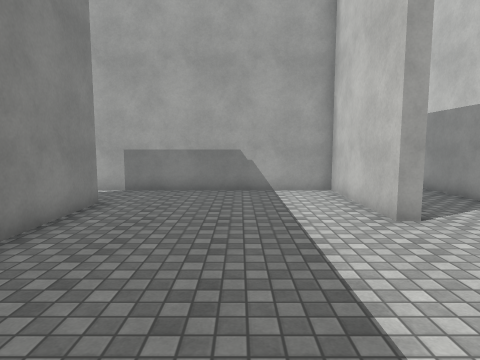
[1] (above)

24 first-person views from a walk through a Unity game level. The camera is 1.5 m above the floor, tilts 6° down and sees 75° across. The floor is counted in squares, 1 m on a side. Each view is taken from the middle of a square. On the plan, view 1 faces up. The plan holds only what a view shows up to about 15 squares ahead; the rest is blank. The place goes on beyond the plan. Surface patterns are stand-ins for the level's own textures.

[2]
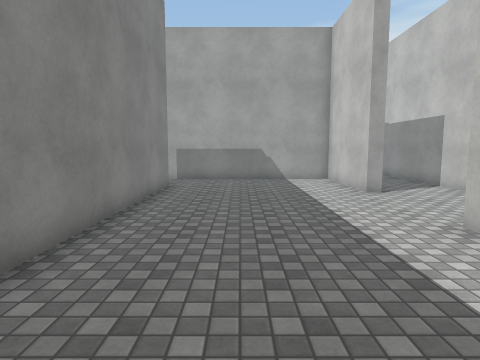

[3]
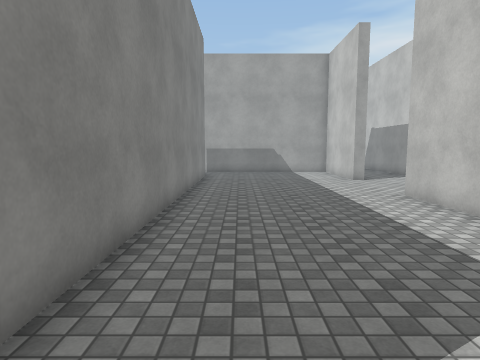

[4]
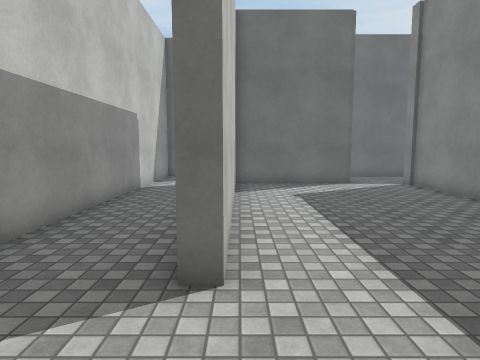

[5]
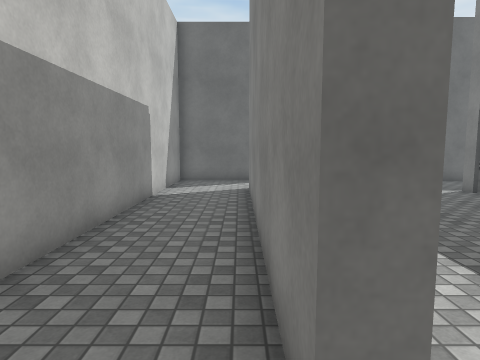

[6]
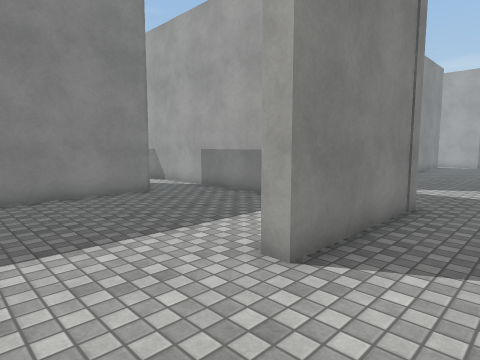

[7]
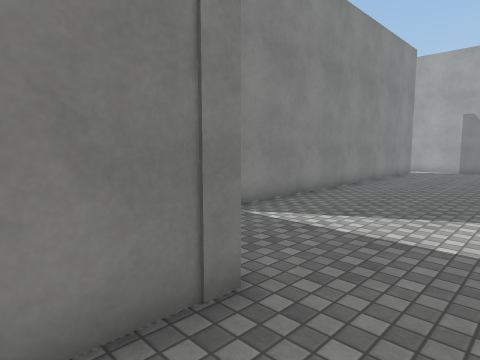

[8]
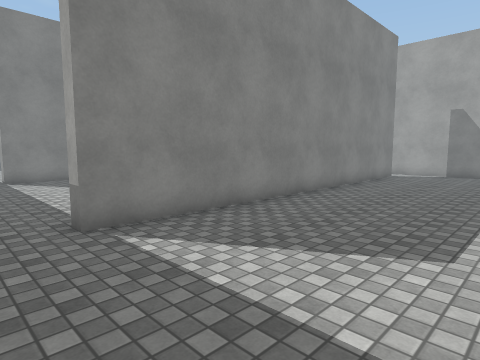

[9]
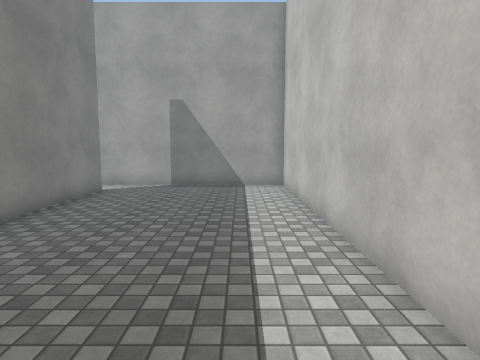

[10]
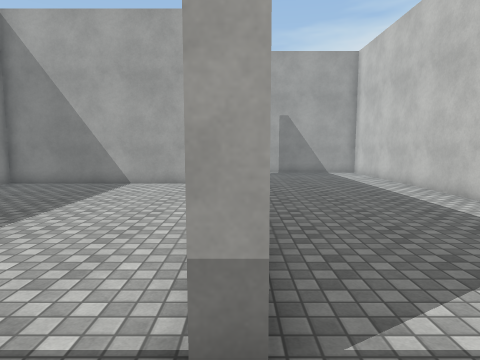

[11]
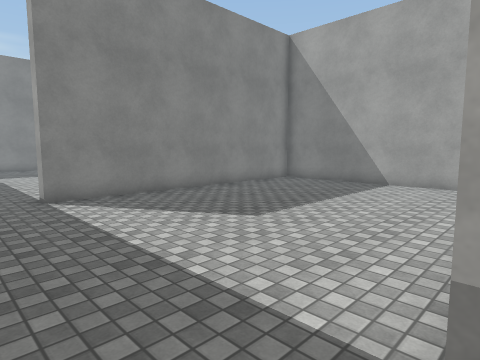

[12]
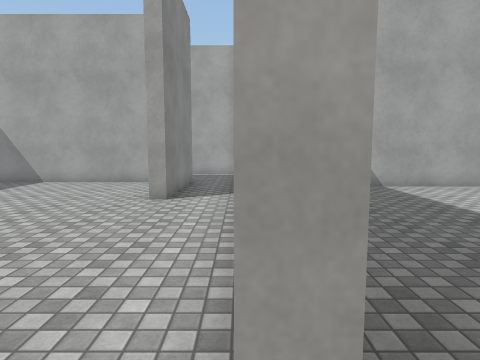

[13]
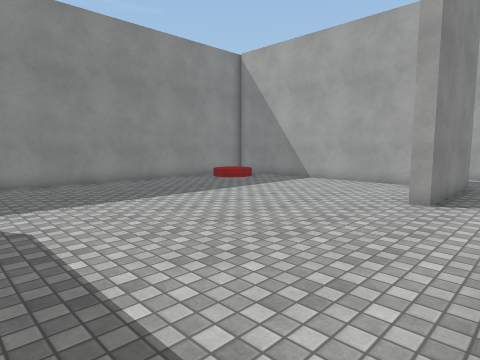

[14]
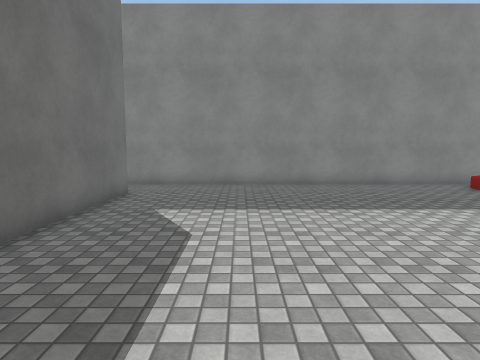

[15]
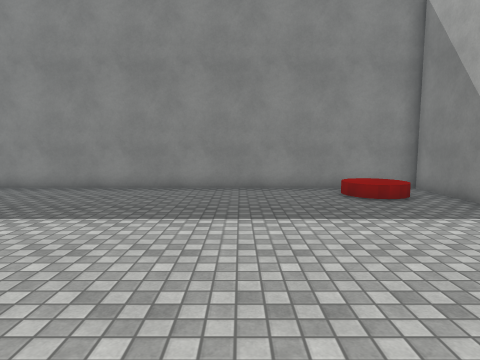

[16]
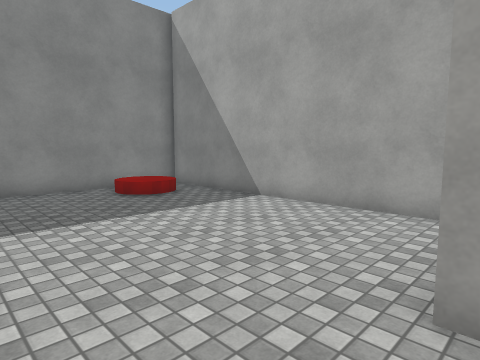

[17]
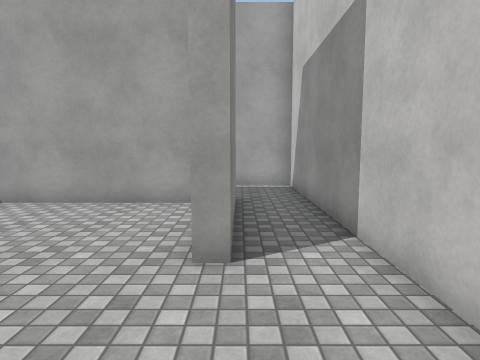

[18]
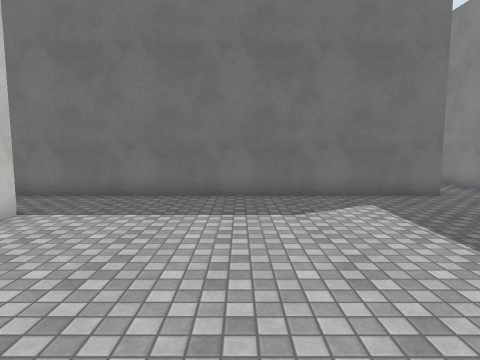

[19]
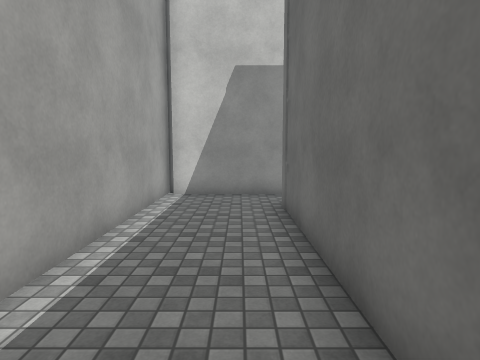

[20]
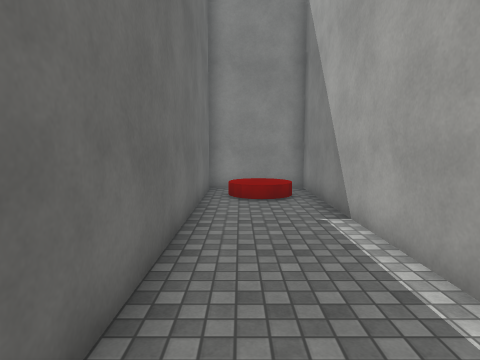

[21]
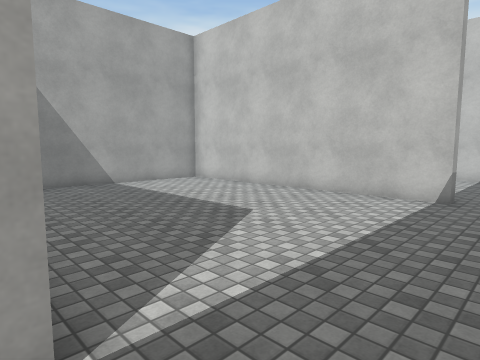

[22]
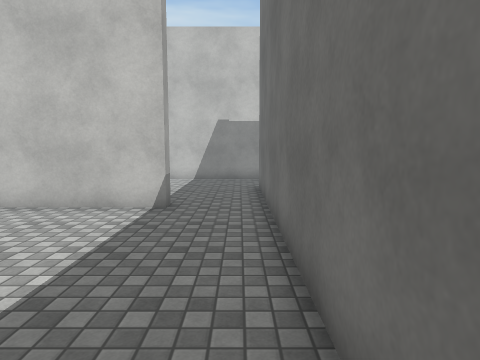

[23]
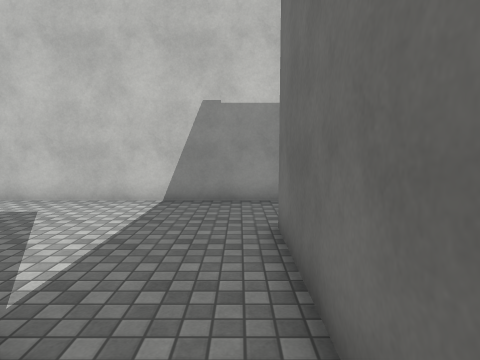

[24]
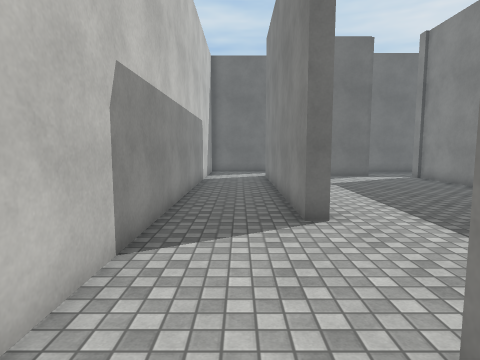

### Floor plan
Ten units are one square. View 1 is at (0, 0); x grows to the right and y downward. Boxes are objects, and circles mark ways between rooms. Rooms are numbered by the first view taken in them; rooms with no view inside come last. Other rooms are left out.
<svg viewBox="-240 -308 312 425">
<path fill="none" stroke="#000" d="M-5 -113 37 -113 37 -62 32 -62 32 -108 -76 -108M-38 -85 -38 78M32 46 32 -17 37 -17 37 81M-18 80 32 80M2 -289 2 -138 -3 -138M35 112 67 112 67 -303 -5 -303M-3 -138 -3 -236M-8 -249 -95 -249 -95 -141 -100 -141 -100 -146M-115 -113 -5 -113M-121 -219 -126 -219M-100 -205 -100 -215M-132 -264 -234 -264M-214 -113 -115 -113M-235 -271 -235 -104M-90 -303 -235 -303 -235 -271M-234 -269 -121 -269 -121 -219M-100 -215 -100 -302"/>
<circle cx="0" cy="-125" r="3" fill="#2a7"/>
<circle cx="-103" cy="-130" r="3" fill="#2a7"/>
<circle cx="-110" cy="-220" r="3" fill="#2a7"/>
<text x="20" y="-90">1</text>
<text x="-50" y="-180">2</text>
<text x="-170" y="-190">3</text>
<text x="-160" y="-280">4</text>
</svg>
Room 1 opens to room 2. Room 2 opens to room 3. Room 3 opens to room 4.

Where each view was taken, in squares from view 1:
view 1: 0 up, 0 right, facing up
view 2: 4 down, 1 left, facing up
view 3: 8 down, 2 left, facing up
view 4: 5 up, 3 right, facing down
view 5: 3 up, 4 right, facing down
view 6: 3 up, 6 right, facing up-left
view 7: 9 up, 6 right, facing up-left
view 8: 12 up, 6 right, facing up-left
view 9: 18 up, 5 right, facing up
view 10: 12 up, 0 right, facing up
view 11: 12 up, 0 right, facing up-left
view 12: 13 up, 10 left, facing up
view 13: 13 up, 10 left, facing up-left
view 14: 15 up, 11 left, facing left
view 15: 20 up, 12 left, facing left
view 16: 19 up, 12 left, facing up-left
view 17: 18 up, 12 left, facing up
view 18: 21 up, 15 left, facing down
view 19: 28 up, 20 left, facing right
view 20: 28 up, 12 left, facing left
view 21: 12 up, 10 left, facing up-right
view 22: 12 up, 8 left, facing right
view 23: 12 up, 2 left, facing right
view 24: 8 up, 5 right, facing down
